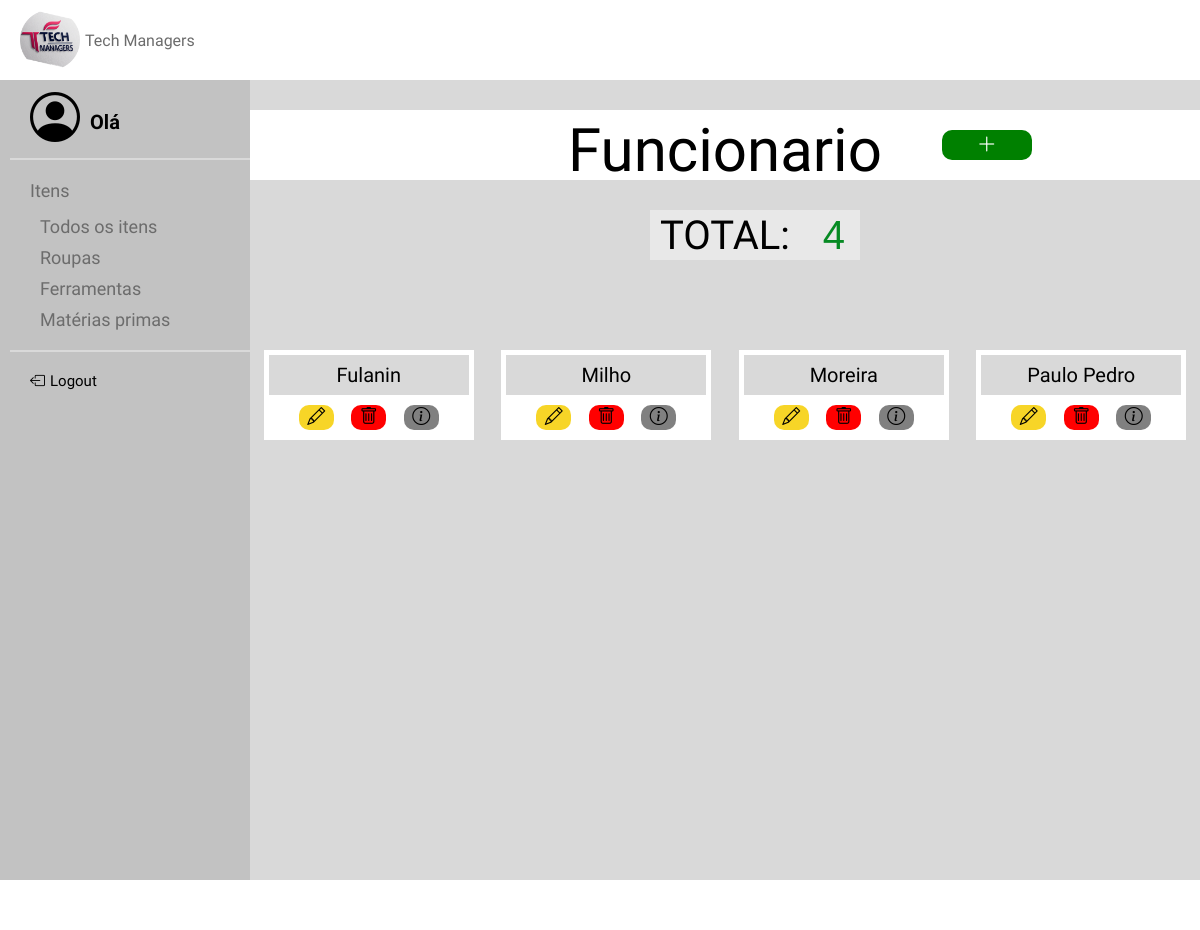
/TelaAF, run on the app's committed database.
### models.py (models this page shows, shortened)
class Funcionario(Base):
    __tablename__ = 'funcionario'
    id = Column(Integer, primary_key=True)
    nome = Column(String(40), nullable=False, index=True)
    email = Column(String(40), nullable=False, index=True, unique=True)
    cpf = Column(String(11), nullable=False, index=True, unique=True)
    senha = Column(String(128), nullable=False, index=True)
    admin = Column(Boolean, default=False)

### app.py (the view)
@app.route('/TelaAF')
def telafuncionarios():
    funcionarios = Funcionario.query.all()
    return render_template("TelaAFuncionarios.html", funcionarios=funcionarios)

### templates/TelaAFuncionarios.html (shortened to what this page needs)
{% extends "base.html" %}
{% block conteudo %}
    <link rel="stylesheet" href="/static/TelaAFuncionario.css">
    <div class="container">
        <div id="numero">
            <p class="titulo">Funcionario</p>
            <div class="botoestitle" id="ladinho">
                <button id="btn1" onclick="window.location.href='{{ url_for('TelaCF') }}'"><i class="bi bi-plus-lg"></i>
                </button>
            </div>
        </div>
        <div id="total">
            <p for="numero" id="textonumero"> TOTAL: </p>
            <input type="number" id="camponumero" name="numero" value="{{ funcionarios | length }}" readonly>
        </div>
        <div class="cards">
            {% for funcionario in funcionarios %}
                <div class="card">
                    <p>{{ funcionario.nome }}</p>
                    <div class="botoes">
                        <button id="btn1" onclick="window.location.href='{{ url_for('TelaEF', id=funcionario.id) }}'">
                            <i class="bi bi-pencil"></i></button>
                        <button id="btn2"><a href="{{ url_for('delete_funcionario', id=funcionario.id) }}"
                                             onclick="return confirm('Deseja deletar este funcionario?')"
                                             methods="DELETE">
                            <i class="bi bi-trash"></i></a></button>
                        <button id="btn3" onclick="window.location.href='{{ url_for('TelaDF', id=funcionario.id) }}'">
                            <i class="bi bi-info-circle"></i></button>
                    </div>
                </div>
            {% endfor %}
        </div>
    </div>
{% endblock %}

### static/base.css (style rules this page uses)
* { margin: 0; padding: 0; }
body { background-color: #d9d9d9; display: grid; grid-template-columns: auto 1fr 1fr; }
a { text-decoration: none; color: #6c6c6c; }

### static/TelaAFuncionario.css (style rules this page uses)
.container { font-family: "Mako", sans-serif; display: flex; flex-direction: column; color: #000000; width: 100%; height: auto; align-items: center; justify-content: center; margin-top: 30px; }
#numero { display: grid; grid-template-columns: 1fr 1fr 1fr; grid-template-rows: auto; grid-template-areas: "n t c"; width: 100%; height: 70px; background-color: white; font-family: "Koulen", sans-serif; }
.botoestitle { margin-top: 10px; grid-area: c; width: 200px; height: 50px; display: flex; justify-self: center; align-items: center; text-align: center; justify-content: space-between; padding: 0px 10px 0px 10px; }
.botoestitle button { border: none; width: auto; height: auto; }
.botoestitle #btn1 { background-color: green; border-radius: 10px; width: 90px; height: 30px; }
.botoestitle #btn1 i { color: white; font-size: 20px; font-weight: bold; }
#total { margin-top: 30px; margin-bottom: 50px; width: 130px; height: 50px; background-color: #e8e8e8; display: flex; justify-self: center; align-items: center; text-align: center; justify-content: space-between; padding: 0px 10px 0px 10px; }
#camponumero { height: 50px; width: 70px; background-color: #e8e8e8; color: #068A23; font-size: 40px; border: none; text-align: end; }
#textonumero { color: black; font-size: 40px; align-self: center; justify-self: center; font-family: "Koulen", sans-serif; }
.titulo { grid-area: t; color: black; font-family: "Koulen", sans-serif; width: auto; height: 70px; display: flex; justify-items: center; text-align: center; align-items: center; justify-self: center; margin-top: 5px; font-size: 60px; }
.cards { margin-top: 40px; width: 100%; height: 100%; display: grid; grid-template-columns: repeat(4, 1fr); }
.card { background-color: white; width: 200px; height: auto; display: flex; flex-direction: column; justify-content: center; align-items: center; align-self: center; justify-self: center; padding: 5px; margin-bottom: 20px; }
.card p { display: flex; flex-direction: row; text-align: center; justify-items: center; justify-content: center; align-items: center; margin-bottom: 10px; width: 100%; height: 40px; align-self: center; justify-self: center; font-size: 20px; font-family: "Mako", sans-serif; background-color: #d9d9d9; }
.botoes { display: flex; flex-direction: row; justify-content: space-between; align-items: center; justify-items: center; width: 70%; margin-bottom: 5px; }
.botoes button { width: 35px; height: 25px; font-size: 18px; }
.botoes #btn1 { background-color: #F7D527; border-radius: 10px; border: none; }
.botoes #btn2 { background-color: red; border-radius: 10px; border: none; }
.botoes #btn3 { background-color: grey; border-radius: 10px; border: none; }
button a { text-decoration: none; color: black; }

### data on the page
Funcionario: nome "Fulanin"
Funcionario: nome "Milho"
Funcionario: nome "Moreira"
Funcionario: nome "Paulo Pedro"
